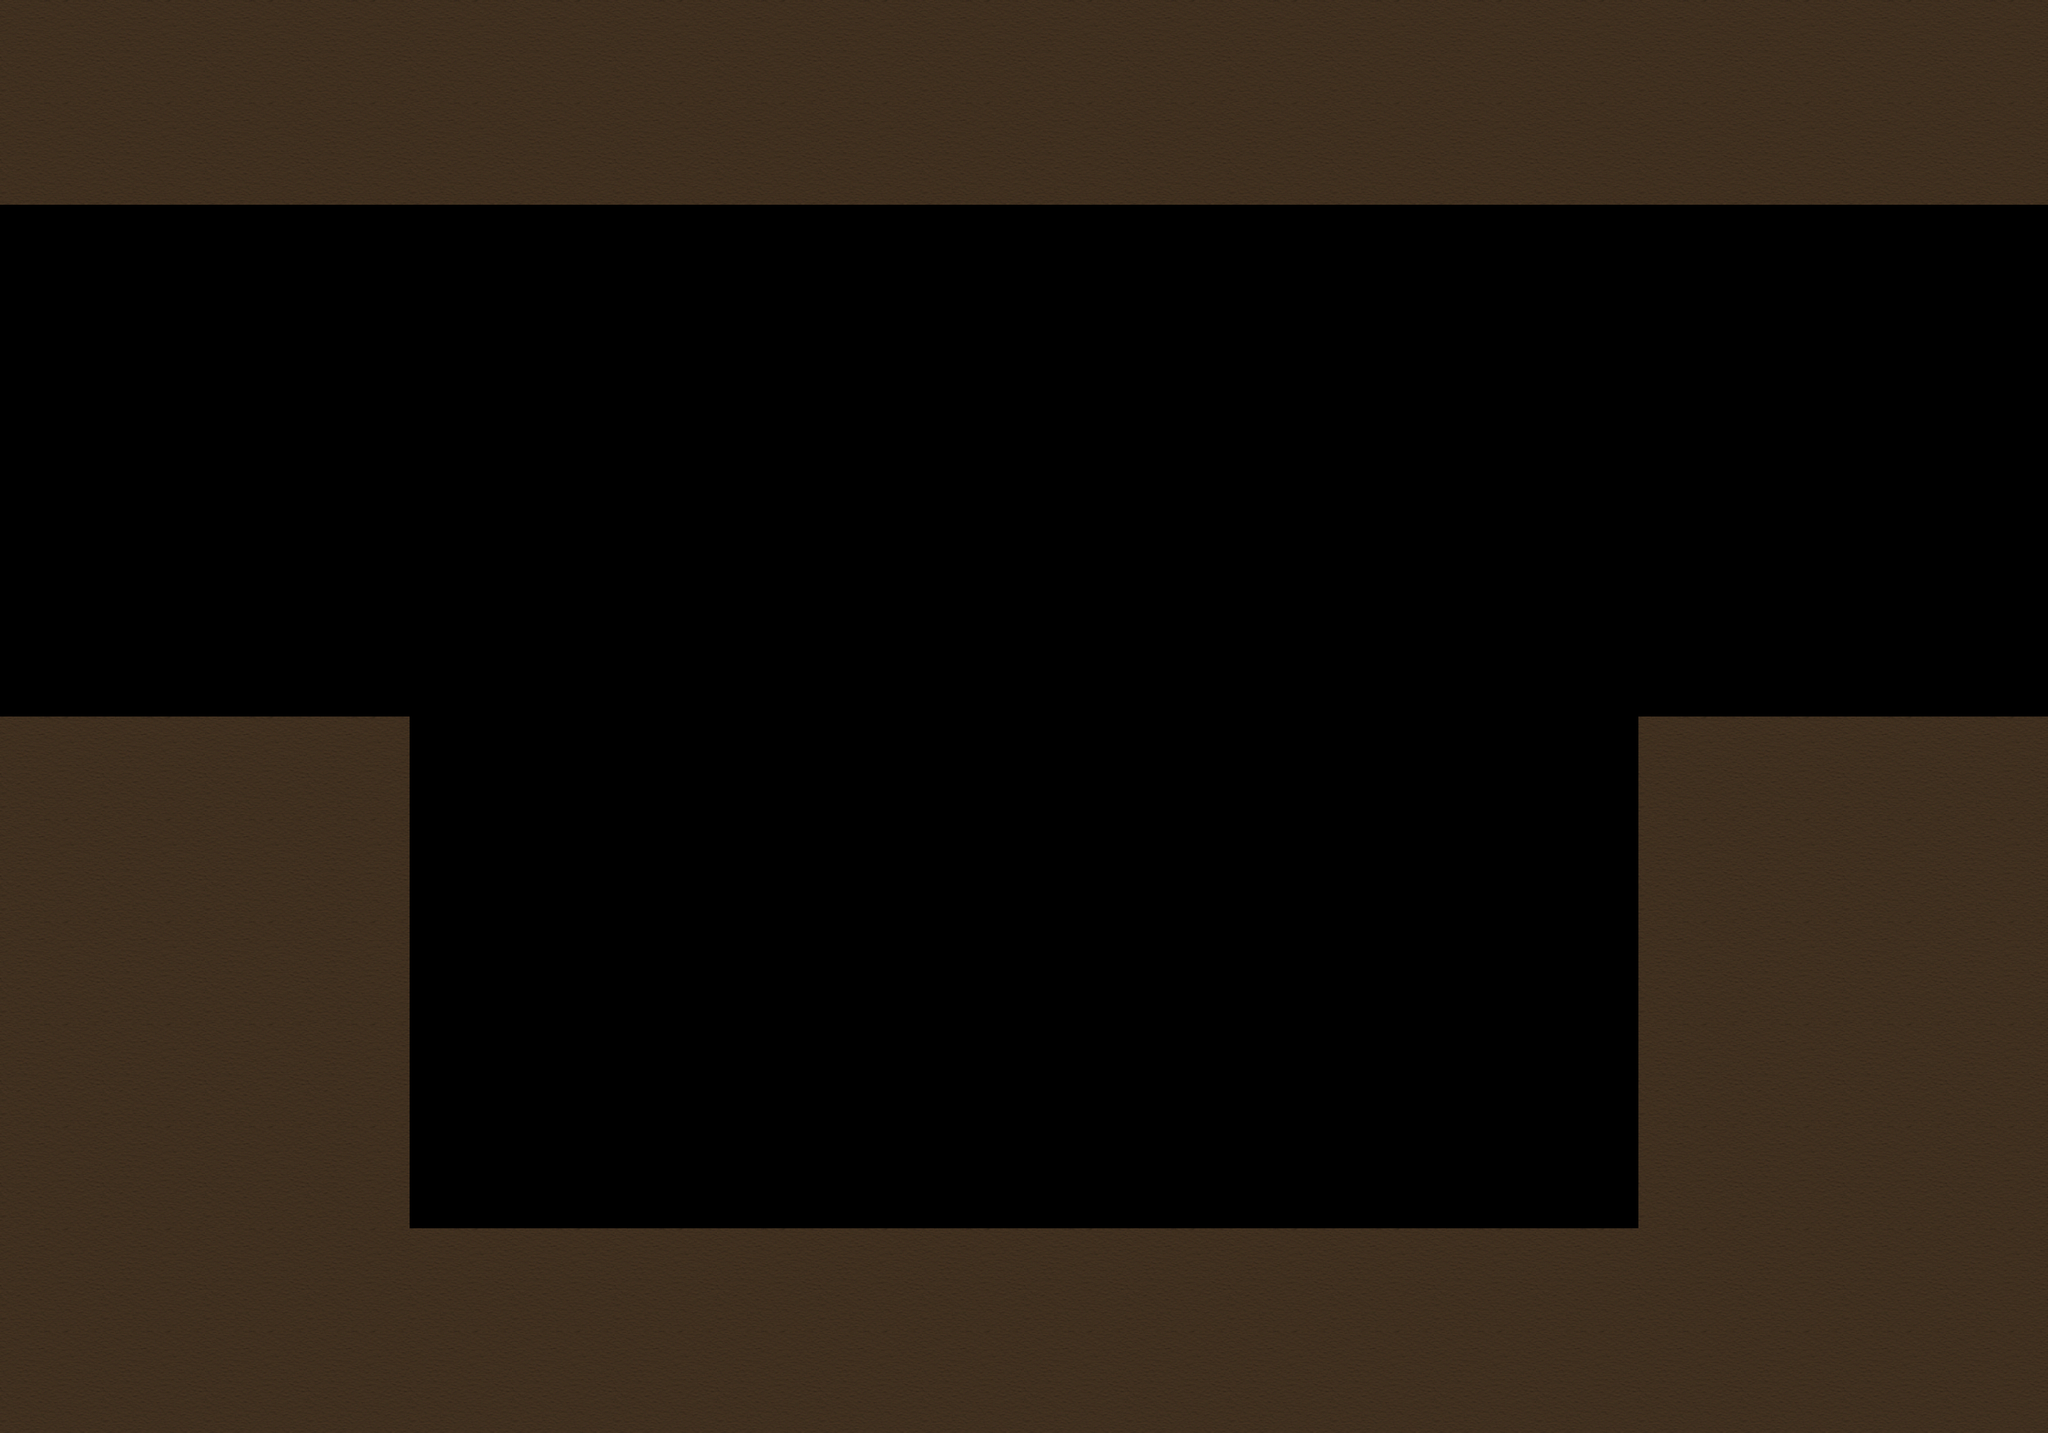

A 2D game scene composited from a Tiled map and its tileset images. What follows is a short description and the map's XML, with each tile layer's data collapsed to a summary:
An orthogonal 20x14 tile map with 128x128 px tiles, 1 tile layer (Main_Tiles), 3 tilesets and 9 objects (main, rm16, rm18, top, fish).

<map version="1.2" tiledversion="1.2.0" orientation="orthogonal" renderorder="right-down" width="20" height="14" tilewidth="128" tileheight="128" infinite="0" nextlayerid="11" nextobjectid="152">
 <tileset firstgid="1" name="main_sheet" tilewidth="128" tileheight="128" tilecount="1" columns="1">
  <image source="tilesheets/sheet1.png" width="128" height="128" />
 </tileset>
 <tileset firstgid="2" name="3by3" tilewidth="128" tileheight="128" margin="4" tilecount="9" columns="3">
  <image source="tilesheets/3by3_1.png" width="392" height="392" />
 </tileset>
 <tileset firstgid="11" name="darkCorners" tilewidth="128" tileheight="128" margin="4" tilecount="4" columns="2">
  <image source="tilesheets/darkCorners_sheet.png" width="264" height="264" />
 </tileset>
 <layer id="1" name="Main_Tiles" width="20" height="14">
  <data>[280 cells, 120 non-empty, 1 distinct tile ids]</data>
 </layer>
 <objectgroup id="2" name="Window_Size" />
 <objectgroup id="3" name="Room">
  <object id="121" name="main" x="128" y="128" width="2304" height="1536" />
 </objectgroup>
 <objectgroup id="4" name="Walls">
  <object id="144" x="0" y="0" width="2560" height="256">
   <properties>
    <property name="down" type="bool" value="true" />
   </properties>
  </object>
  <object id="145" x="0" y="896" width="512" height="896">
   <properties>
    <property name="right" type="bool" value="true" />
    <property name="up" type="bool" value="true" />
   </properties>
  </object>
  <object id="146" x="512" y="1536" width="1536" height="256">
   <properties>
    <property name="up" type="bool" value="true" />
   </properties>
  </object>
  <object id="147" x="2048" y="896" width="512" height="896">
   <properties>
    <property name="left" type="bool" value="true" />
    <property name="up" type="bool" value="true" />
   </properties>
  </object>
 </objectgroup>
 <objectgroup id="5" name="Transitions">
  <object id="131" name="rm16" x="0" y="256" width="128" height="640">
   <properties>
    <property name="relativeX" type="int" value="0" />
    <property name="relativeY" type="int" value="2688" />
    <property name="spawnX" type="int" value="-200" />
    <property name="spawnY" type="int" value="0" />
   </properties>
  </object>
  <object id="151" name="rm18" x="2432" y="256" width="128" height="640">
   <properties>
    <property name="relativeX" type="int" value="0" />
    <property name="relativeY" type="int" value="1024" />
    <property name="spawnX" type="int" value="200" />
    <property name="spawnY" type="int" value="0" />
   </properties>
  </object>
 </objectgroup>
 <objectgroup id="6" name="Pickups" />
 <objectgroup id="7" name="Breakables" />
 <objectgroup id="8" name="Water">
  <object id="143" type="top" x="512" y="896" width="1536" height="640" />
 </objectgroup>
 <objectgroup id="9" name="Vines" />
 <objectgroup id="10" name="Enemies">
  <object id="149" type="fish" x="1280" y="1152" width="128" height="128" />
 </objectgroup>
</map>
